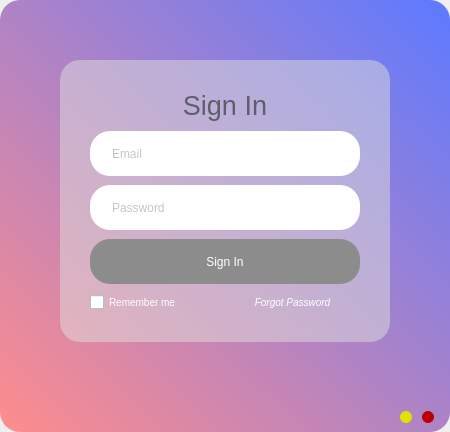
<?xml version="1.0" encoding="UTF-8"?>
<ui version="4.0">
 <class>Login</class>
 <widget class="QMainWindow" name="Login">
  <property name="geometry">
   <rect>
    <x>0</x>
    <y>0</y>
    <width>450</width>
    <height>432</height>
   </rect>
  </property>
  <property name="minimumSize">
   <size>
    <width>450</width>
    <height>400</height>
   </size>
  </property>
  <property name="maximumSize">
   <size>
    <width>450</width>
    <height>432</height>
   </size>
  </property>
  <property name="windowTitle">
   <string>MainWindow</string>
  </property>
  <widget class="QWidget" name="centralwidget">
   <property name="styleSheet">
    <string notr="true">QWidget#centralwidget{
	background-color: qlineargradient(spread:pad, x1:0, y1:1, x2:1, y2:0.023, stop:0 rgba(255, 140, 140, 255), stop:1 rgba(94, 122, 255, 255));
	border-radius: 20px;
}

QFrame#frame{
	margin: 60px;
	border-radius: 20px;
	background-color: rgba(225, 228, 221, 120)
}

QLineEdit{
	min-height: 45px;
	border-radius: 20px;
	background-color: #FFFFFF;
	padding-left: 20px;
	color: rgb(140, 140, 140);
}

QLineEdit:hover{
	border: 2px solid rgb(139, 142, 139);
}

QPushButton#login_button{
	min-height: 45px;
	border-radius: 20px;
	background-color: rgb(140, 140, 140);
	color: #FFFFFF;
}

QPushButton#login_button:hover{
	border: 2px solid rgb(255, 255, 255);
}

QCheckBox{
	font-size: 10px;
	color: #FFFFFF;
}

QLabel{
	color: rgb(95, 94, 108);
}

QPushButton#forgot_button{
	border: 0px;
	font-style: italic;
	font-size: 10px;
	color: #FFFFFF;
}

QPushButton#close_button{
	background-color: rgb(186, 0, 0);
	border-radius: 6px;
}

QPushButton#minimize_button{
	background-color: rgb(226, 226, 0);
	border-radius: 6px;
}
</string>
   </property>
   <layout class="QVBoxLayout" name="verticalLayout_2">
    <property name="spacing">
     <number>0</number>
    </property>
    <property name="leftMargin">
     <number>0</number>
    </property>
    <property name="topMargin">
     <number>0</number>
    </property>
    <property name="rightMargin">
     <number>0</number>
    </property>
    <property name="bottomMargin">
     <number>0</number>
    </property>
    <item>
     <widget class="QFrame" name="frame">
      <property name="styleSheet">
       <string notr="true"/>
      </property>
      <property name="frameShape">
       <enum>QFrame::NoFrame</enum>
      </property>
      <property name="frameShadow">
       <enum>QFrame::Raised</enum>
      </property>
      <layout class="QVBoxLayout" name="verticalLayout">
       <property name="spacing">
        <number>10</number>
       </property>
       <property name="leftMargin">
        <number>30</number>
       </property>
       <property name="topMargin">
        <number>30</number>
       </property>
       <property name="rightMargin">
        <number>30</number>
       </property>
       <property name="bottomMargin">
        <number>30</number>
       </property>
       <item>
        <widget class="QLabel" name="label_2">
         <property name="maximumSize">
          <size>
           <width>16777215</width>
           <height>40</height>
          </size>
         </property>
         <property name="text">
          <string>&lt;html&gt;&lt;head/&gt;&lt;body&gt;&lt;p&gt;&lt;span style=&quot; font-size:20pt;&quot;&gt;Sign In&lt;/span&gt;&lt;/p&gt;&lt;/body&gt;&lt;/html&gt;</string>
         </property>
         <property name="alignment">
          <set>Qt::AlignCenter</set>
         </property>
        </widget>
       </item>
       <item>
        <widget class="QLineEdit" name="lineEdit">
         <property name="placeholderText">
          <string>Email</string>
         </property>
        </widget>
       </item>
       <item>
        <widget class="QLineEdit" name="lineEdit_2">
         <property name="placeholderText">
          <string>Password</string>
         </property>
        </widget>
       </item>
       <item>
        <widget class="QPushButton" name="login_button">
         <property name="text">
          <string>Sign In</string>
         </property>
        </widget>
       </item>
       <item>
        <widget class="QFrame" name="bottom_frame">
         <property name="maximumSize">
          <size>
           <width>16777215</width>
           <height>20</height>
          </size>
         </property>
         <property name="frameShape">
          <enum>QFrame::NoFrame</enum>
         </property>
         <property name="frameShadow">
          <enum>QFrame::Raised</enum>
         </property>
         <layout class="QHBoxLayout" name="horizontalLayout_2">
          <property name="spacing">
           <number>0</number>
          </property>
          <property name="leftMargin">
           <number>0</number>
          </property>
          <property name="topMargin">
           <number>0</number>
          </property>
          <property name="rightMargin">
           <number>0</number>
          </property>
          <property name="bottomMargin">
           <number>0</number>
          </property>
          <item>
           <widget class="QCheckBox" name="checkBox">
            <property name="maximumSize">
             <size>
              <width>16777215</width>
              <height>20</height>
             </size>
            </property>
            <property name="text">
             <string>Remember me</string>
            </property>
           </widget>
          </item>
          <item>
           <widget class="QPushButton" name="forgot_button">
            <property name="font">
             <font>
              <pointsize>-1</pointsize>
              <italic>true</italic>
             </font>
            </property>
            <property name="text">
             <string>Forgot Password</string>
            </property>
           </widget>
          </item>
         </layout>
        </widget>
       </item>
      </layout>
     </widget>
    </item>
    <item>
     <widget class="QFrame" name="top_bar">
      <property name="minimumSize">
       <size>
        <width>0</width>
        <height>30</height>
       </size>
      </property>
      <property name="maximumSize">
       <size>
        <width>16777215</width>
        <height>30</height>
       </size>
      </property>
      <property name="frameShape">
       <enum>QFrame::NoFrame</enum>
      </property>
      <property name="frameShadow">
       <enum>QFrame::Raised</enum>
      </property>
      <layout class="QHBoxLayout" name="horizontalLayout">
       <property name="spacing">
        <number>0</number>
       </property>
       <property name="leftMargin">
        <number>0</number>
       </property>
       <property name="topMargin">
        <number>0</number>
       </property>
       <property name="rightMargin">
        <number>0</number>
       </property>
       <property name="bottomMargin">
        <number>0</number>
       </property>
       <item>
        <widget class="QFrame" name="frame_4">
         <property name="frameShape">
          <enum>QFrame::NoFrame</enum>
         </property>
         <property name="frameShadow">
          <enum>QFrame::Raised</enum>
         </property>
        </widget>
       </item>
       <item>
        <widget class="QFrame" name="frame_3">
         <property name="maximumSize">
          <size>
           <width>60</width>
           <height>16777215</height>
          </size>
         </property>
         <property name="frameShape">
          <enum>QFrame::NoFrame</enum>
         </property>
         <property name="frameShadow">
          <enum>QFrame::Raised</enum>
         </property>
         <layout class="QHBoxLayout" name="horizontalLayout_3">
          <property name="spacing">
           <number>0</number>
          </property>
          <property name="leftMargin">
           <number>0</number>
          </property>
          <property name="topMargin">
           <number>0</number>
          </property>
          <property name="rightMargin">
           <number>5</number>
          </property>
          <property name="bottomMargin">
           <number>0</number>
          </property>
          <item>
           <widget class="QPushButton" name="minimize_button">
            <property name="maximumSize">
             <size>
              <width>12</width>
              <height>12</height>
             </size>
            </property>
            <property name="text">
             <string/>
            </property>
           </widget>
          </item>
          <item>
           <widget class="QPushButton" name="close_button">
            <property name="maximumSize">
             <size>
              <width>12</width>
              <height>12</height>
             </size>
            </property>
            <property name="text">
             <string/>
            </property>
           </widget>
          </item>
         </layout>
        </widget>
       </item>
      </layout>
     </widget>
    </item>
   </layout>
  </widget>
 </widget>
 <resources/>
 <connections/>
</ui>
